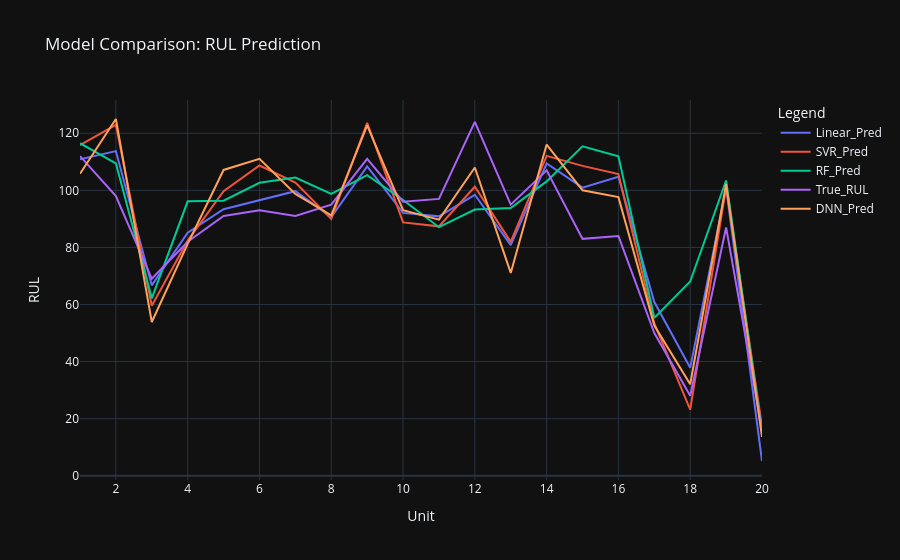

Notebook code cell kept with this figure:
### Markdown cell above
## **Results**

### Code cell
# Add DNN to comparison plot
results['DNN_Pred'] = dnn_test_preds

plot_results(results, n=20)

### Figure 1 — Plotly figure (JSON) as saved in the notebook; plotly's stock layout.template omitted (floating-point values rounded to 4 significant figures)
{"data": [{"hovertemplate": "variable=Linear_Pred<br>Units=%{x}<br>value=%{y}<extra></extra>", "legendgroup": "Linear_Pred", "line": {"color": "#636efa", "dash": "solid"}, "marker": {"symbol": "circle"}, "mode": "lines", "name": "Linear_Pred", "orientation": "v", "showlegend": true, "type": "scatter", "x": [1, 2, 3, 4, 5, 6, 7, 8, 9, 10, 11, 12, 13, 14, 15, 16, 17, 18, 19, 20], "xaxis": "x", "y": [110.9, 113.8, 66.71, 85.14, 93.37, 96.43, 99.71, 90.62, 108.4, 92.09, 90.88, 98.44, 80.8, 109.4, 100.9, 104.8, 60.86, 37.79, 101.0, 5.151], "yaxis": "y"}, {"hovertemplate": "variable=SVR_Pred<br>Units=%{x}<br>value=%{y}<extra></extra>", "legendgroup": "SVR_Pred", "line": {"color": "#EF553B", "dash": "solid"}, "marker": {"symbol": "circle"}, "mode": "lines", "name": "SVR_Pred", "orientation": "v", "showlegend": true, "type": "scatter", "x": [1, 2, 3, 4, 5, 6, 7, 8, 9, 10, 11, 12, 13, 14, 15, 16, 17, 18, 19, 20], "xaxis": "x", "y": [115.8, 123.0, 59.54, 82.4, 99.7, 108.7, 102.7, 90.01, 123.7, 88.77, 87.39, 101.3, 81.95, 112.1, 108.6, 105.7, 53.39, 23.14, 101.2, 17.28], "yaxis": "y"}, {"hovertemplate": "variable=RF_Pred<br>Units=%{x}<br>value=%{y}<extra></extra>", "legendgroup": "RF_Pred", "line": {"color": "#00cc96", "dash": "solid"}, "marker": {"symbol": "circle"}, "mode": "lines", "name": "RF_Pred", "orientation": "v", "showlegend": true, "type": "scatter", "x": [1, 2, 3, 4, 5, 6, 7, 8, 9, 10, 11, 12, 13, 14, 15, 16, 17, 18, 19, 20], "xaxis": "x", "y": [116.5, 109.5, 62.17, 96.16, 96.35, 102.6, 104.5, 98.76, 105.3, 96.62, 87.09, 93.27, 93.84, 103.1, 115.4, 111.9, 55.32, 68.07, 103.5, 15.23], "yaxis": "y"}, {"hovertemplate": "variable=True_RUL<br>Units=%{x}<br>value=%{y}<extra></extra>", "legendgroup": "True_RUL", "line": {"color": "#ab63fa", "dash": "solid"}, "marker": {"symbol": "circle"}, "mode": "lines", "name": "True_RUL", "orientation": "v", "showlegend": true, "type": "scatter", "x": [1, 2, 3, 4, 5, 6, 7, 8, 9, 10, 11, 12, 13, 14, 15, 16, 17, 18, 19, 20], "xaxis": "x", "y": [112, 98, 69, 82, 91, 93, 91, 95, 111, 96, 97, 124, 95, 107, 83, 84, 50, 28, 87, 16], "yaxis": "y"}, {"hovertemplate": "variable=DNN_Pred<br>Units=%{x}<br>value=%{y}<extra></extra>", "legendgroup": "DNN_Pred", "line": {"color": "#FFA15A", "dash": "solid"}, "marker": {"symbol": "circle"}, "mode": "lines", "name": "DNN_Pred", "orientation": "v", "showlegend": true, "type": "scatter", "x": [1, 2, 3, 4, 5, 6, 7, 8, 9, 10, 11, 12, 13, 14, 15, 16, 17, 18, 19, 20], "xaxis": "x", "y": [105.8, 125, 53.85, 81.24, 107.2, 111.0, 98.76, 91.27, 122.7, 93.06, 89.72, 108.0, 71.06, 116.0, 100.0, 97.63, 52.59, 32.04, 102.2, 13.59], "yaxis": "y"}], "layout": {"legend": {"title": {"text": "Legend"}, "tracegroupgap": 0}, "title": {"text": "Model Comparison: RUL Prediction"}, "xaxis": {"anchor": "y", "domain": [0, 1], "title": {"text": "Unit"}}, "yaxis": {"anchor": "x", "domain": [0, 1], "title": {"text": "RUL"}}}}
